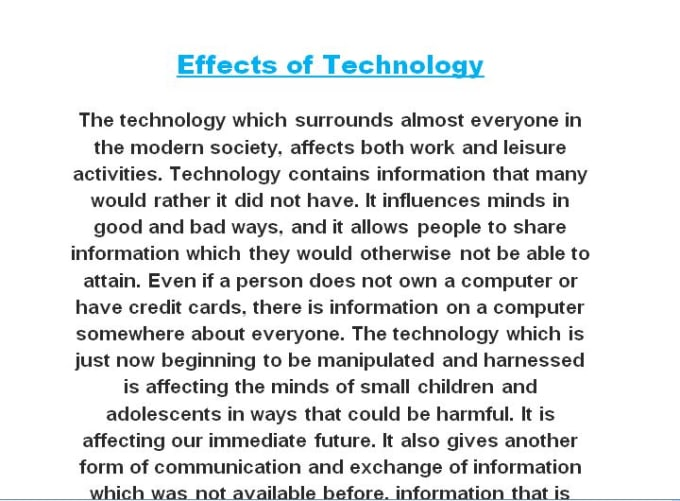
#> input picture main/image-to-text/img.jpg, 680 x 501 px
$ python test.py
#> lines starting #> are read from the running program, lines starting #| are printed output that depends on the picture; after the words box and inside, x2 and y2 are one past the last pixel; in counts of white or black regions, pixels touching at a corner belong together
### main/image-to-text/imageToText.py
#-----------------------------Image To text-----------------------------------
# author: Mohammadreza Amani
# GitHub: https://www.github.com/MohammadrezaAmani
# Linkedin: https://www.linkedin.com/in/mohammadreza-amani/
# Date: 2022/02/12
#---------------------------------code----------------------------------------

import pytesseract
import os
from PIL import Image

class ImageToText:
    def __init__(self, path = './'):
        self.path = path
        self.text = None
        self.image = None
        self.images = []
        self.texts = []
    def RGBToBW(self,name):
#> called with name = './img.jpg'
        image_file = Image.open(name)
#> image_file is the input picture: PIL image 680x501 RGB; mean R, G, B 229.5, 231, 231.4
        image_file = image_file.convert('1')
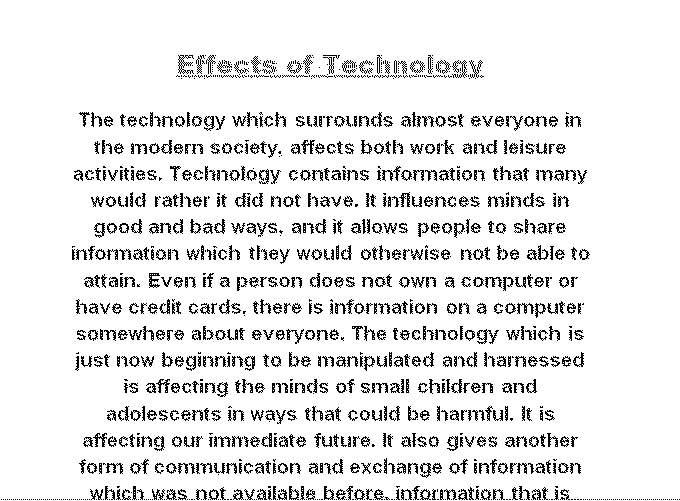
#> image_file: PIL image 680x501 1; 90.5% white; black in thin lines or dots, all inside (x1, y1, x2, y2) = (1, 55, 680, 500)
        self.image = image_file
    def read(self,name):
        self.RGBToBW(name)
#> (the run stopped early here; a loop or call above may not have finished)
